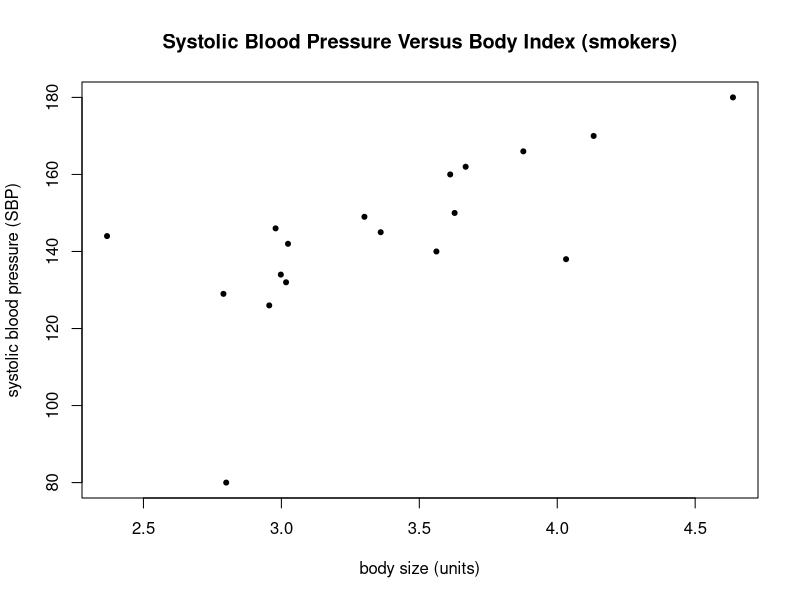
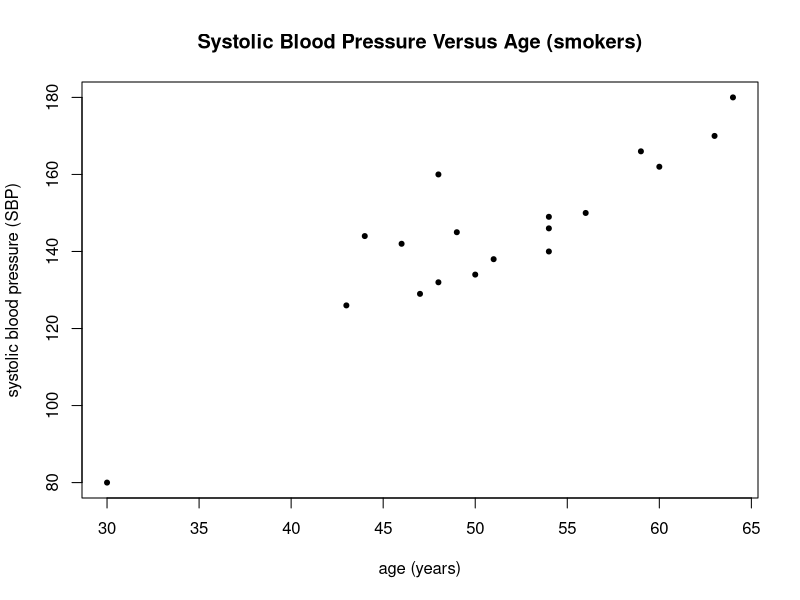
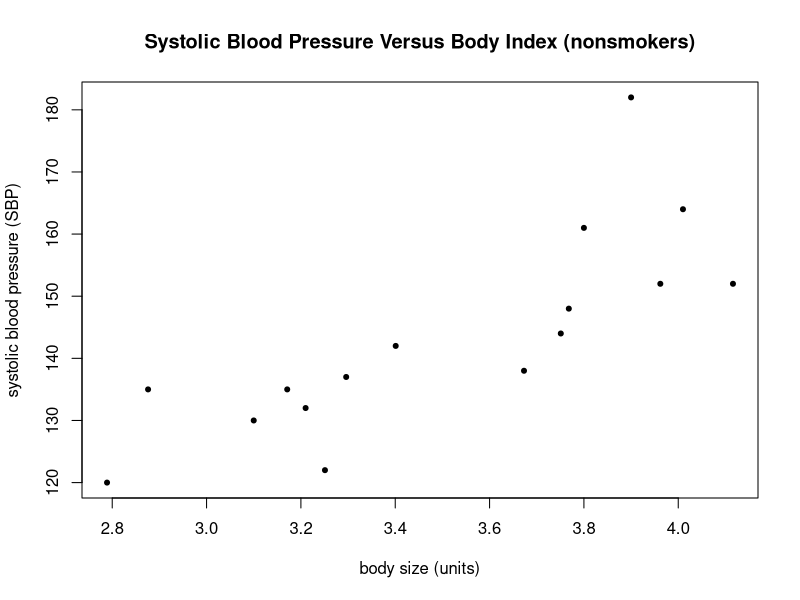
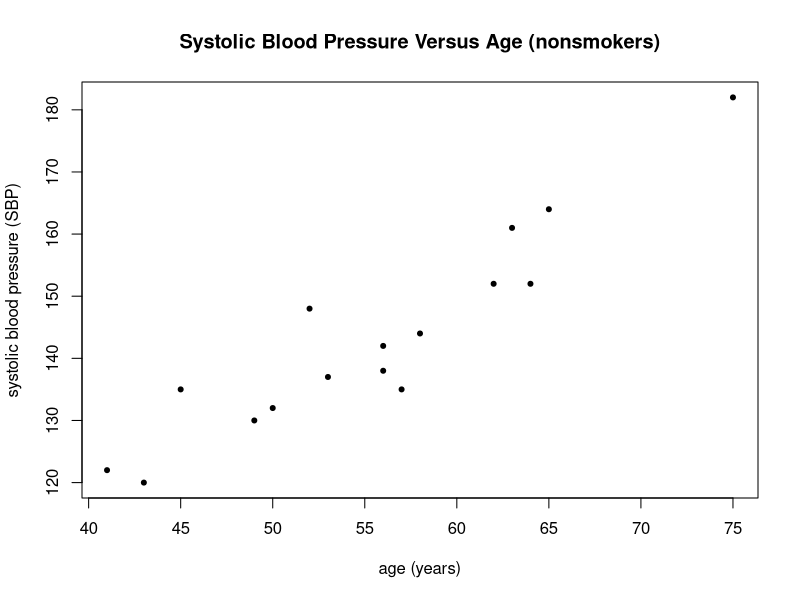
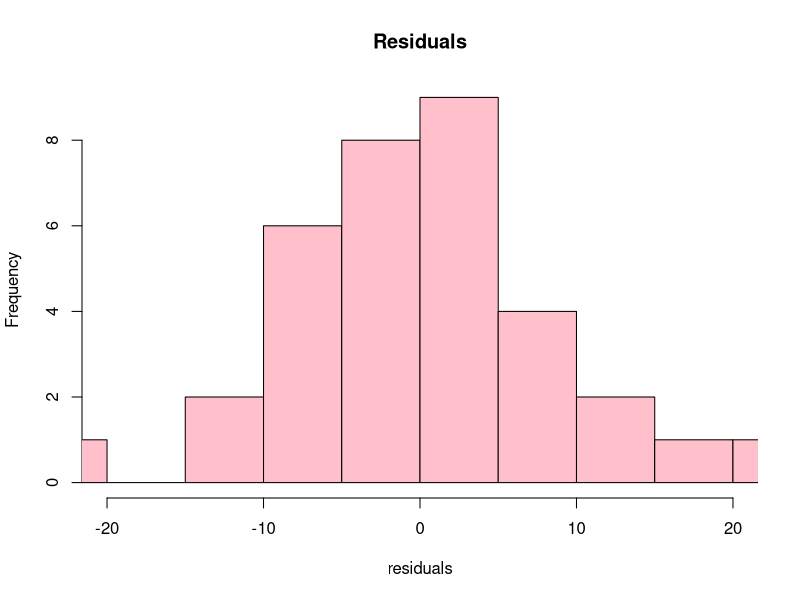
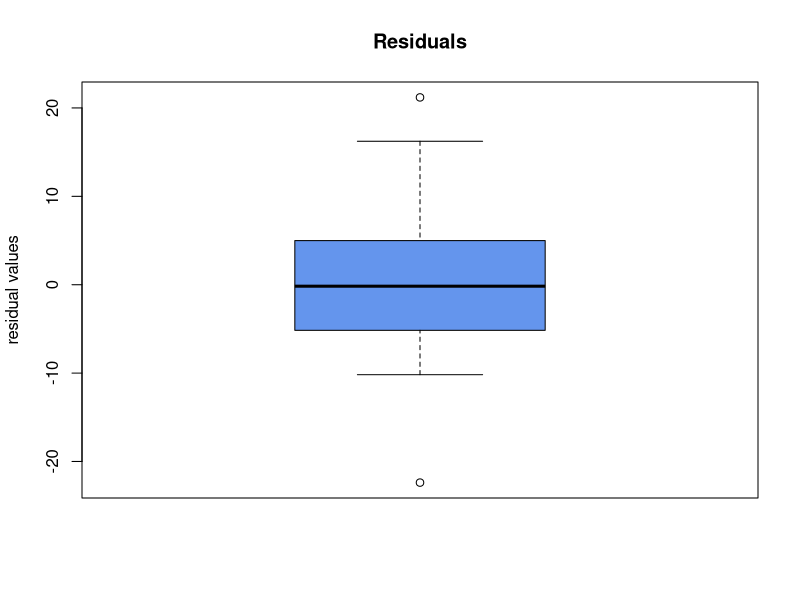
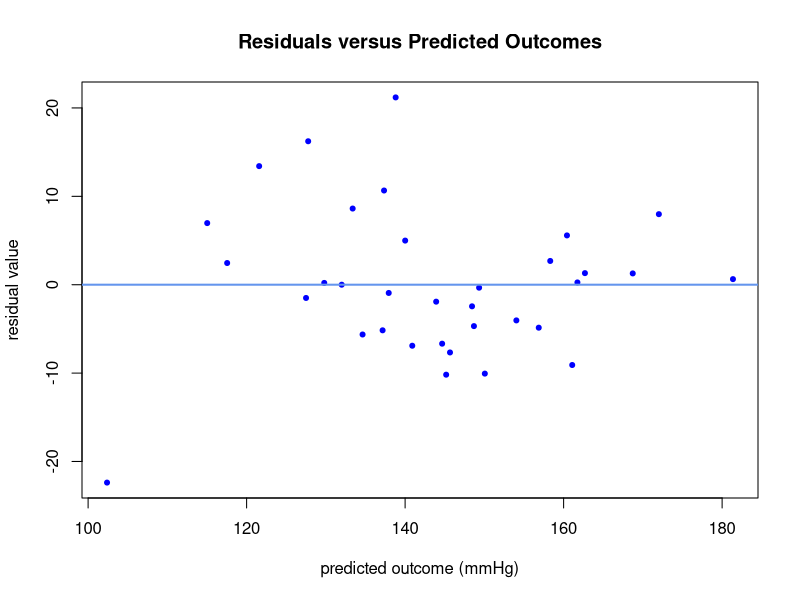
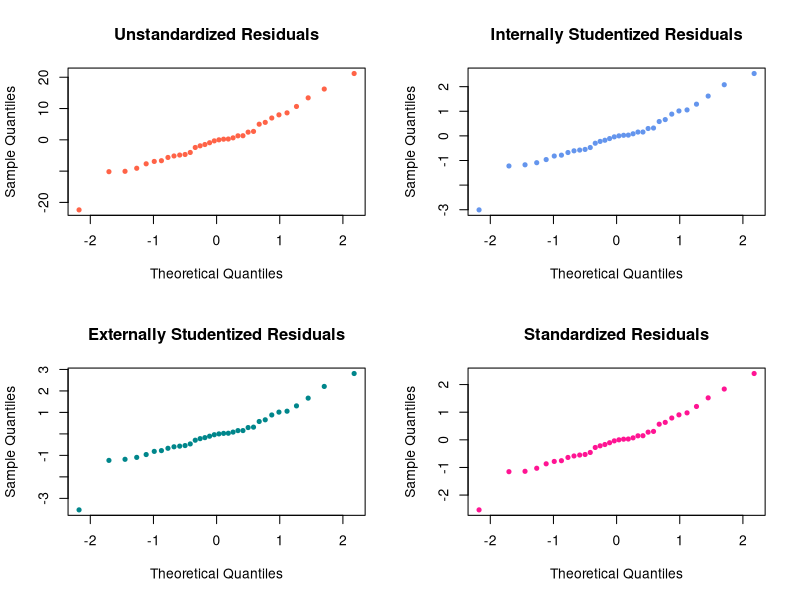

Here is the R script that generated these plots, in order:
############################
#   BST210 LAB 03          #
#   September 19-20, 2019  #
############################

ds1 <- read.csv("lab03_outliers.csv")


# scatter plots, systolic blood pressure (sbp) versus individual covariates
## for smokers
plot(ds1$quet[ds1$smk==1], ds1$sbp[ds1$smk==1], 
     main="Systolic Blood Pressure Versus Body Index (smokers)", 
     ylab="systolic blood pressure (SBP)", xlab="body size (units)", pch=20)
plot(ds1$age[ds1$smk==1], ds1$sbp[ds1$smk==1], 
     main="Systolic Blood Pressure Versus Age (smokers)", 
     ylab="systolic blood pressure (SBP)", xlab="age (years)", pch=20)  
     
## for nonsmokers
plot(ds1$quet[ds1$smk==0], ds1$sbp[ds1$smk==0], 
     main="Systolic Blood Pressure Versus Body Index (nonsmokers)", 
     ylab="systolic blood pressure (SBP)", xlab="body size (units)", pch=20)
plot(ds1$age[ds1$smk==0], ds1$sbp[ds1$smk==0], 
     main="Systolic Blood Pressure Versus Age (nonsmokers)", 
     ylab="systolic blood pressure (SBP)", xlab="age (years)", pch=20)  

# regress sbp on covariates
model1 <- lm(sbp ~ smk + quet + age, data=ds1)
summary(model1)

# generate a new variable named `res', that contains the residuals
res <- residuals(model1)

# generate a new variable named `sbp_hat', that contains the predicted means
sbp_hat <- predict(model1)

# generate diagnostic plots using the residuals
hist(res, col="pink", xlim=c(-20,20), main="Residuals", xlab="residuals")
boxplot(res, col="cornflowerblue", ylab="residual values", main="Residuals")
plot(sbp_hat, res, col="blue",
     main="Residuals versus Predicted Outcomes", 
     ylab="residual value", xlab="predicted outcome (mmHg)", pch=20)  
abline(h=0, col="cornflowerblue", lwd=2)

# generate a new variable named `exStu', that contains externally studentized/jackknife residuals
exStu <- rstudent(model1)

# generate a new variable named `inStu', that contains internally studentized residuals
inStu <- rstandard(model1)

# get MSE for standardized residuals
mse = sum(model1$residuals^2)/model1$df.residual

par(mfrow = c(2, 2))

# create Normal Q-Q plots of the residuals
qqnorm(res, pch=20, col="tomato", main="Unstandardized Residuals")
qqnorm(inStu, pch=20, col = "cornflowerblue", main="Internally Studentized Residuals")
qqnorm(exStu, pch=20, col="turquoise4", main="Externally Studentized Residuals")
qqnorm(res/sqrt(mse), pch=20, col="deeppink", main="Standardized Residuals")

par(mfrow = c(1, 1))

#############################

# generate a new variable named `h', that contains leverage values
h <- hat(model.matrix(model1))
plot(h, col="blue",
     main="Index plot of leverage", 
     ylab="leverages", xlab="observation number", pch=20)  
abline(h=2*(3+1)/nrow(ds1), col="red", lwd=2)  

#list above threshold data points for leverage
ds1[h > ((2*(3+1))/nrow(ds1)),]

################################

# generate a new variable named `cook', that contains Cook's Distance
cook <- cooks.distance(model1)
plot(cook, col="blue",
     main="Index plot of Cook's Distances", 
     ylab="Cook's distances", xlab="observation number", pch=20)
abline(h=(4/(nrow(ds1)-2)), col="red", lwd=2)

#list above threshold data points for cook's d
ds1[cook>(4/(34-2)),]

#################################

# generate a new variable named `dfit', that contains dfits
dfit = dffits(model1)

#list above threshold data points for dffits
ds1[abs(dfit)>(2*sqrt((3+1)/34)),]

#remove observations 8, 9, 34 from the data set
ds2 = ds1[-c(8,9,34),]

#regress again
model2 <- lm(sbp ~ smk + quet + age, data=ds2)
summary(model2)
summary(model1)
